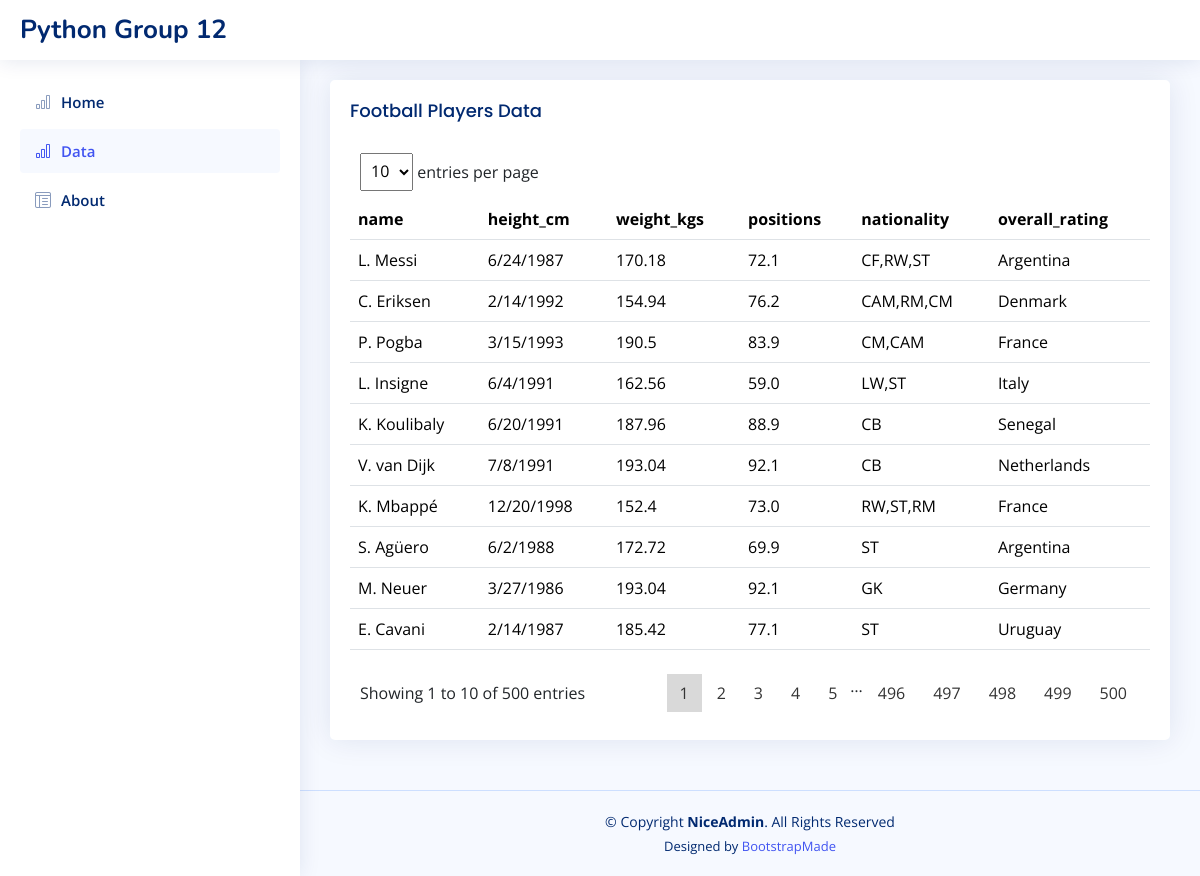
Page /data on the committed database.
### tables this page shows
CREATE TABLE "players" (
"index" INTEGER,
  "Unnamed: 0" INTEGER,
  "name" TEXT,
  "birth_date" TEXT,
  "height_cm" REAL,
  "weight_kgs" REAL,
  "positions" TEXT,
  "nationality" TEXT,
  "overall_rating" INTEGER
);

### website/index.py (the view)
@app.route("/data")
def data():
    page = request.args.get('page', 1, type=int)
    PER_PAGE = request.args.get('per_page',10, type=int)
    start = (page - 1) * PER_PAGE
    end = start + PER_PAGE
    print(start, end)
    con = sqlite3.connect(r'database\Football.db')
    cursor = con.cursor()
    players = cursor.execute(f"SELECT * FROM players limit {start}, {PER_PAGE}").fetchall()
    total_number = cursor.execute("SELECT COUNT(*) FROM players").fetchone()[0]
    con.close()
    g.per_page = PER_PAGE
    g.start = start
    g.end = end
    g.page = page
    g.current_year = datetime.datetime.now().year
    return render_template('data.html', players=players, total_number = total_number)

### website/templates/data.html (shortened to what this page needs)
<!DOCTYPE html>
<html lang="en">
<head>
  <link href="/assets/vendor/bootstrap/css/bootstrap.min.css" rel="stylesheet">
  <link href="/assets/vendor/bootstrap-icons/bootstrap-icons.css" rel="stylesheet">
  <link href="/assets/vendor/simple-datatables/style.css" rel="stylesheet">
  <link href="/assets/css/style.css" rel="stylesheet">
</head>
<body>
  <header id="header" class="header fixed-top d-flex align-items-center">
    <div class="d-flex align-items-center justify-content-between">
      <a href="index.html" class="logo d-flex align-items-center">
        <span class="d-none d-lg-block">Python Group 12</span>
      </a>
    </div>
  </header>
  <aside id="sidebar" class="sidebar">
    <ul class="sidebar-nav" id="sidebar-nav">
      <li class="nav-item">
        <a class="nav-link collapsed" data-bs-target="#charts-nav" data-bs-toggle="collapsed" href="{{ url_for('index') }}">
          <i class="bi bi-bar-chart"></i><span>Home</span>
        </a>
      </li>
      <li class="nav-item">
        <a class="nav-link " data-bs-target="#charts-nav" data-bs-toggle="collapsed" href="{{ url_for('data') }}">
          <i class="bi bi-bar-chart"></i><span>Data</span>
        </a>
      </li>
      <li class="nav-item">
        <a class="nav-link collapsed" data-bs-target="#tables-nav" data-bs-toggle="show" href="{{ url_for('about') }}">
          <i class="bi bi-layout-text-window-reverse"></i><span>About</span>
        </a>
      </li>
    </ul>
  </aside>
  <main id="main" class="main">
    <section class="section">
      <div class="row">
        <div class="col-lg-12">
          <div class="card">
            <div class="card-body">
              <h5 class="card-title">Football Players Data</h5>
              <div class="datatable-top">
    <div class="datatable-dropdown">
            <label>
              <form id="per_page_form" method="get" action="{{ url_for('data') }}">
                <select class="datatable-selector" name="per_page" id="per_page" onchange="this.form.submit()">
                  <option value="10" {% if g.per_page == 10 %} selected="" {% endif %} >10</option>
                </select> entries per page
              </form>
            </label>
        </div>
</div>
              <table class="table datatable">
                <thead>
                  <tr>
                    <th>
                      name
                    </th>
                    <th>height_cm</th>
                    <th>weight_kgs</th>
                    <th>positions</th>
                    <th>nationality</th>
                    <th>overall_rating</th>
                  </tr>
                </thead>
                <tbody>
                  {%for p in players %}
                  <tr>
                    <td>{{p[2]}}</td>
                    <td>{{p[3]}}</td>
                    <td>{{p[4]}}</td>
                    <td>{{p[5]}}</td>
                    <td>{{p[6]}}</td>
                    <td>{{p[7]}}</td>
                  </tr>
                  {% endfor %}
                </tbody>
              </table>
              <div class="datatable-bottom">
    <div class="datatable-info">Showing {{g.start+1}} to {{g.end}} of {{total_number}} entries</div>
    <nav class="datatable-pagination">
      <ul class="datatable-pagination-list">
      {%if total_number > 10 %}
        {%for i in range(5)%}
        {%if i+1 == g.page %}
        <li class="datatable-pagination-list-item datatable-active"><a data-page="1" class="datatable-pagination-list-item-link" aria-label="Page 1">{{i+1}}</a></li>
        {%else %}
        <li class="datatable-pagination-list-item"><a data-page="{{i+1}}" class="datatable-pagination-list-item-link" aria-label="Page 2" href="{{ url_for('data', page = i+1, per_page = g.per_page) }}">{{i+1}}</a></li>
        {%endif%}
        {% endfor %}
      <li>…</li>
      {%for i in range(total_number-5,total_number)%}
        <li class="datatable-pagination-list-item"><a data-page="{{i+1}}" class="datatable-pagination-list-item-link" aria-label="Page 2" href="{{ url_for('data', page = i+1, per_page = g.per_page) }}">{{i+1}}</a></li>
      {% endfor %}
      {% endif %}
      </ul>
      </div>
            </div>
          </div>
        </div>
      </div>
    </section>
  </main>
  <footer id="footer" class="footer">
    <div class="copyright">
      &copy; Copyright <strong><span>NiceAdmin</span></strong>. All Rights Reserved
    </div>
    <div class="credits">
      Designed by <a href="https://bootstrapmade.com/">BootstrapMade</a>
    </div>
  </footer>
</body>
</html>

### website/assets/css/style.css (style rules this page uses)
:root { scroll-behavior: smooth; }
body { font-family: "Open Sans", sans-serif; background: #f6f9ff; color: #444444; }
a { color: #4154f1; text-decoration: none; }
h1, h2, h3, h4, h5, h6 { font-family: "Nunito", sans-serif; }
#main { margin-top: 60px; padding: 20px 30px; transition: all 0.3s; }
.card { margin-bottom: 30px; border: none; border-radius: 5px; box-shadow: 0px 0 30px rgba(1, 41, 112, 0.1); }
.card-title { padding: 20px 0 15px 0; font-size: 18px; font-weight: 500; color: #012970; font-family: "Poppins", sans-serif; }
.card-body { padding: 0 20px 20px 20px; }
.logo { line-height: 1; }
@media (min-width: 1200px) { .logo { width: 280px; } }
.logo span { font-size: 26px; font-weight: 700; color: #012970; font-family: "Nunito", sans-serif; }
.header { transition: all 0.5s; z-index: 997; height: 60px; box-shadow: 0px 2px 20px rgba(1, 41, 112, 0.1); background-color: #fff; padding-left: 20px; }
.sidebar { position: fixed; top: 60px; left: 0; bottom: 0; width: 300px; z-index: 996; transition: all 0.3s; padding: 20px; overflow-y: auto; scrollbar-width: thin; scrollbar-color: #aab7cf transparent; box-shadow: 0px 0px 20px rgba(1, 41, 112, 0.1); background-color: #fff; }
@media (min-width: 1200px) { #main, #footer { margin-left: 300px; } }
.sidebar-nav { padding: 0; margin: 0; list-style: none; }
.sidebar-nav li { padding: 0; margin: 0; list-style: none; }
.sidebar-nav .nav-item { margin-bottom: 5px; }
.sidebar-nav .nav-link { display: flex; align-items: center; font-size: 15px; font-weight: 600; color: #4154f1; transition: 0.3; background: #f6f9ff; padding: 10px 15px; border-radius: 4px; }
.sidebar-nav .nav-link i { font-size: 16px; margin-right: 10px; color: #4154f1; }
.sidebar-nav .nav-link.collapsed { color: #012970; background: #fff; }
.sidebar-nav .nav-link.collapsed i { color: #899bbd; }
.footer { padding: 20px 0; font-size: 14px; transition: all 0.3s; border-top: 1px solid #cddfff; }
.footer .copyright { text-align: center; color: #012970; }
.footer .credits { padding-top: 5px; text-align: center; font-size: 13px; color: #012970; }

### rows in the picture
players: name "L. Messi", birth_date "6/24/1987", height_cm "170.18", weight_kgs "72.1", positions "CF,RW,ST", nationality "Argentina"
players: name "C. Eriksen", birth_date "2/14/1992", height_cm "154.94", weight_kgs "76.2", positions "CAM,RM,CM", nationality "Denmark"
players: name "P. Pogba", birth_date "3/15/1993", height_cm "190.5", weight_kgs "83.9", positions "CM,CAM", nationality "France"
players: name "L. Insigne", birth_date "6/4/1991", height_cm "162.56", weight_kgs "59.0", positions "LW,ST", nationality "Italy"
players: name "K. Koulibaly", birth_date "6/20/1991", height_cm "187.96", weight_kgs "88.9", positions "CB", nationality "Senegal"
players: name "V. van Dijk", birth_date "7/8/1991", height_cm "193.04", weight_kgs "92.1", positions "CB", nationality "Netherlands"
players: name "K. Mbappé", birth_date "12/20/1998", height_cm "152.4", weight_kgs "73.0", positions "RW,ST,RM", nationality "France"
players: name "S. Agüero", birth_date "6/2/1988", height_cm "172.72", weight_kgs "69.9", positions "ST", nationality "Argentina"
players: name "M. Neuer", birth_date "3/27/1986", height_cm "193.04", weight_kgs "92.1", positions "GK", nationality "Germany"
players: name "E. Cavani", birth_date "2/14/1987", height_cm "185.42", weight_kgs "77.1", positions "ST", nationality "Uruguay"

### other values in the picture
{{ g.start+1 }} "1"
{{ g.end }} "10"
{{ total_number }} "500"
{{ i+1 }} "1"
{{ i+1 }} "2" "3" "4" "5"
{{ i+1 }} "496" "497" "498" "499" "500"
